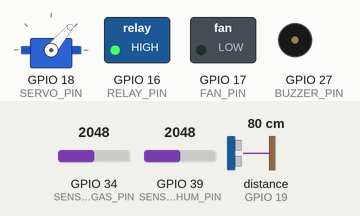
A sketch run on a simulated ESP32. Shown: servo, switched loads named in the sketch (green lamp = pin HIGH), buzzer (waves = sounding, pin HIGH). Inputs (shaded band) come from the test bench; at power-on: GPIO 34 (SENSOR_GAS_PIN) = 2048, GPIO 39 (SENSOR_HUM_PIN) = 2048, distance to the obstacle (sensor on GPIO 19) 80 cm. The echo pulse lasts 58.3 µs per cm; WiFi joins after 1.5 s; servers stay silent unless stated; uploads are accepted with an empty reply; pins used as bus, display or sensor lines are not drawn; what the sketch prints to the serial monitor is not drawn.

Above: at 0.1 s.
At 21.6 s:
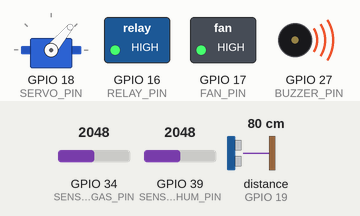
Timing chart, 0 to 23.1 s (numbered marks = the images above):
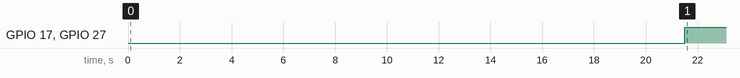

The sketch:

automatizacion_final.ino
```cpp
#include <ESP32Servo.h>
#include <WiFi.h>
#include <HTTPClient.h>
#include <ArduinoJson.h>

// WiFi configuration
const char* ssid = "iPhone";
const char* wifiPassword = "Santi1234$";

// API configuration
const char* apiUrl = "https://conveyor-automation-production.up.railway.app/api/readings";
const char* apiKey = "dev-key-123";

#define SENSOR_GAS_PIN  34
#define SENSOR_HUM_PIN  39
#define BUZZER_PIN      27
#define RELAY_PIN       16
#define FAN_PIN         17
#define SERVO_PIN       18
#define TRIG_PIN        23
#define ECHO_PIN        19

int umbralGas        = 500;
int umbralHumedad    = 3000;
int distanciaUmbral  = 10;   // cm — objeto detectado si está a menos de esto
int contadorObjetos  = 0;
bool objetoPresente  = false;

Servo puerta;
bool puertaAbierta = false;
int pos_puerta_cerrada = 50;
int pos_puerta_abierta = 0;

long medirDistancia() {
  digitalWrite(TRIG_PIN, LOW);
  delayMicroseconds(2);
  digitalWrite(TRIG_PIN, HIGH);
  delayMicroseconds(10);
  digitalWrite(TRIG_PIN, LOW);
  long duracion = pulseIn(ECHO_PIN, HIGH, 30000); // timeout 30ms
  return duracion * 0.034 / 2;
}

void setup() {
  Serial.begin(115200);
  pinMode(BUZZER_PIN, OUTPUT);
  pinMode(RELAY_PIN, OUTPUT);
  pinMode(FAN_PIN, OUTPUT);
  pinMode(TRIG_PIN, OUTPUT);
  pinMode(ECHO_PIN, INPUT);
  digitalWrite(BUZZER_PIN, LOW);
  digitalWrite(RELAY_PIN, HIGH);
  digitalWrite(FAN_PIN, LOW);

  puerta.attach(SERVO_PIN);
  puerta.write(pos_puerta_cerrada);

  Serial.println("Calentando sensor MQ-02...");
  delay(20000);

  WiFi.begin(ssid, wifiPassword);
  Serial.print("Conectando a WiFi");
  while (WiFi.status() != WL_CONNECTED) {
    delay(500);
    Serial.print(".");
  }
  Serial.println("\nWiFi conectado");
  Serial.print("IP: ");
  Serial.println(WiFi.localIP());
}

void enviarLectura(int gas, int humedad, long dist, int objetos) {
  if (WiFi.status() != WL_CONNECTED) return;

  HTTPClient http;
  http.begin(apiUrl);
  http.addHeader("Content-Type", "application/json");
  http.addHeader("X-API-Key", apiKey);

  StaticJsonDocument<256> doc;
  doc["gas_value"] = gas;
  doc["humidity_value"] = humedad;
  doc["distance_cm"] = (float)dist;
  doc["object_count"] = objetos;
  doc["belt_running"] = digitalRead(RELAY_PIN) == HIGH;
  doc["fan_on"] = digitalRead(FAN_PIN) == HIGH;
  doc["buzzer_on"] = digitalRead(BUZZER_PIN) == HIGH;
  doc["door_angle"] = puertaAbierta ? pos_puerta_abierta : pos_puerta_cerrada;

  String payload;
  serializeJson(doc, payload);

  int httpCode = http.POST(payload);
  if (httpCode > 0) {
    Serial.print("API POST /readings -> ");
    Serial.println(httpCode);
  } else {
    Serial.print("API error: ");
    Serial.println(http.errorToString(httpCode).c_str());
  }
  http.end();
}

void loop() {
  int valorGas     = analogRead(SENSOR_GAS_PIN);
  int valorHumedad = analogRead(SENSOR_HUM_PIN);
  long distancia   = medirDistancia();

  // --- Contador de objetos ---
  if (distancia > 0 && distancia < distanciaUmbral) {
    if (!objetoPresente) {
      contadorObjetos++;
      objetoPresente = true;
      Serial.print(">>> Objeto detectado! Total: ");
      Serial.println(contadorObjetos);
    }
  } else {
    objetoPresente = false; // Objeto salió, listo para el siguiente
  }

  Serial.print("Gas: ");
  Serial.print(valorGas);
  Serial.print(" | Humedad: ");
  Serial.print(valorHumedad);
  Serial.print(" | Distancia: ");
  Serial.print(distancia);
  Serial.print(" cm | Objetos: ");
  Serial.println(contadorObjetos);

  // --- Alarma por gas ---
  if (valorGas > umbralGas) {
    Serial.println(">>> GAS DETECTADO");
    digitalWrite(BUZZER_PIN, HIGH);
    digitalWrite(FAN_PIN, HIGH);
  }
  // --- Humedad alta ---
  else if (valorHumedad < umbralHumedad) {
    Serial.println(">>> HUMEDAD ALTA - Abriendo puerta");
    digitalWrite(BUZZER_PIN, HIGH);
    digitalWrite(RELAY_PIN, LOW); // apagando motor
    if (!puertaAbierta) {
      puerta.write(pos_puerta_abierta);
      puertaAbierta = true;
    }
  }
  // --- Todo normal ---
  else {
    digitalWrite(BUZZER_PIN, LOW);
    digitalWrite(RELAY_PIN, HIGH); // encendiendo motor
    digitalWrite(FAN_PIN, LOW);
    if (puertaAbierta) {
      puerta.write(pos_puerta_cerrada);
      puertaAbierta = false;
    }
  }

  enviarLectura(valorGas, valorHumedad, distancia, contadorObjetos);

  delay(100);
}
```

Measured:
- by itself, GPIO 17 (FAN_PIN), GPIO 27 (BUZZER_PIN): LOW → HIGH at 21.5 s
